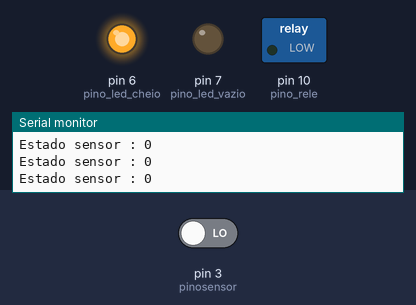
Recording of a sketch running on a simulated Arduino Uno, built with avr-gcc and run on an emulated ATmega328P. Shown: switched loads named in the sketch (green lamp = pin HIGH), output pins drawn as LEDs (lit = HIGH), the last lines printed to the serial monitor. Inputs (shaded band) come from the test bench; at power-on: pin 3 (pinosensor) LOW.

Above: at 1.2 s.
1.3 s: pin 3 (pinosensor) driven HIGH
At 1.6 s:
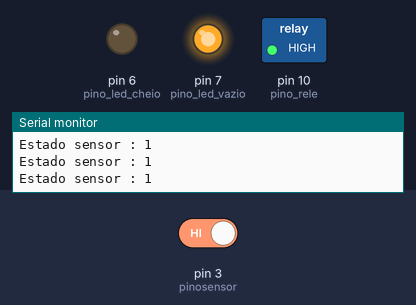
2.8 s: pin 3 (pinosensor) driven LOW
At 4.0 s:
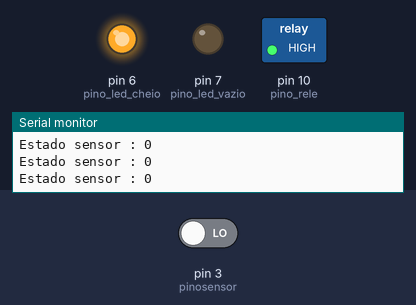
Timing chart, 0 to 5.8 s (numbered marks = the images above; inputs shaded):
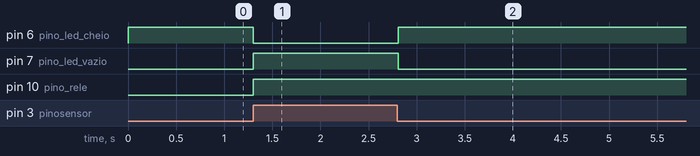

Measured:
- after the input at 1.3 s, pin 6 (pino_led_cheio): HIGH → LOW at once; pin 7 (pino_led_vazio), pin 10 (pino_rele): LOW → HIGH at once
- after the input at 2.8 s, pin 6 (pino_led_cheio): LOW → HIGH at once; pin 7 (pino_led_vazio): HIGH → LOW at once

The sketch:

sensor_nivel_teste01.ino
```cpp
// Programa : Teste sensor liquido Arduino
// Autor : Arduino e Cia

// Pino ligado ao sensor de nivel de liquido
int pinosensor = 3;
// Led verde
int pino_led_cheio = 6;
// Led vermelho
int pino_led_vazio = 7;

int pino_rele = 10;

void setup()
{
  Serial.begin(9600);
  pinMode(pinosensor, INPUT);
  pinMode(pino_led_cheio, OUTPUT);
  pinMode(pino_led_vazio, OUTPUT);
  pinMode (pino_rele, OUTPUT);
}

void loop()
{
  int estado = digitalRead(pinosensor);
  Serial.print("Estado sensor : ");
  Serial.println(estado);
  switch(estado)
  {
  case 0:
    digitalWrite(pino_led_vazio, LOW);
    digitalWrite(pino_led_cheio, HIGH);
    break;
  case 1:
    digitalWrite(pino_led_vazio, HIGH);
    digitalWrite(pino_led_cheio, LOW);
    digitalWrite(pino_rele, HIGH);
    break;
  }
  delay(100);
}
```
